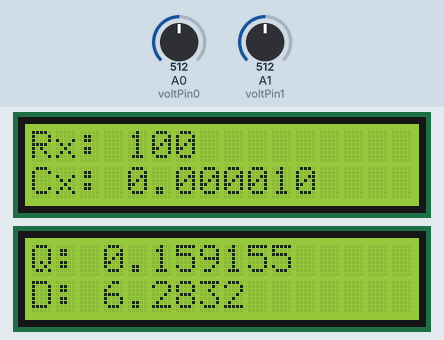
This sketch was run on a simulated Arduino Uno, built with avr-gcc and run on an emulated ATmega328P. On the bench: 2 × 16×2 character LCD. The test bench sets the inputs (shaded band); at power-on: A0 (voltPin0) = 512, A1 (voltPin1) = 512.

Above: at 2.3 s.
2.4 s: A0 (voltPin0) set to 529
At 3.3 s:
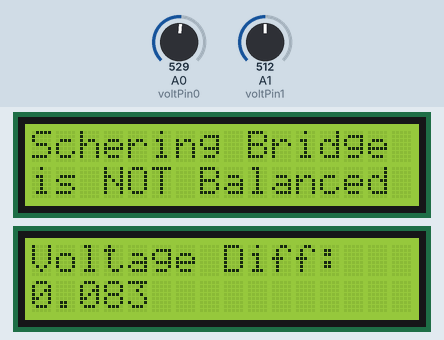
4.1 s: A1 (voltPin1) set to 716
At 4.6 s:
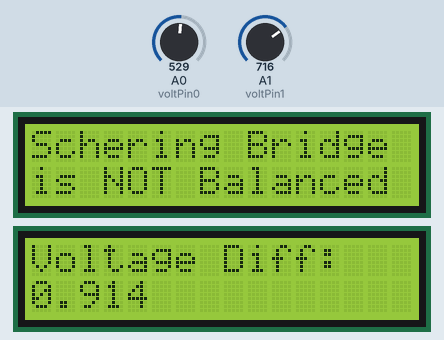
5.7 s: A0 (voltPin0) set to 511
At 6.9 s:
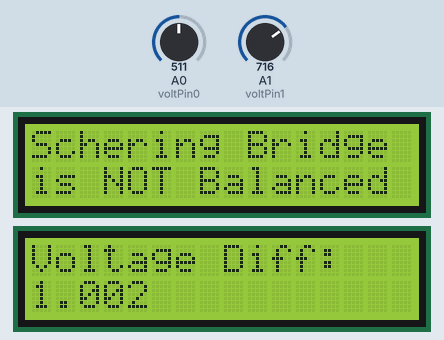
7.2 s: A1 (voltPin1) set to 900
At 8.3 s:
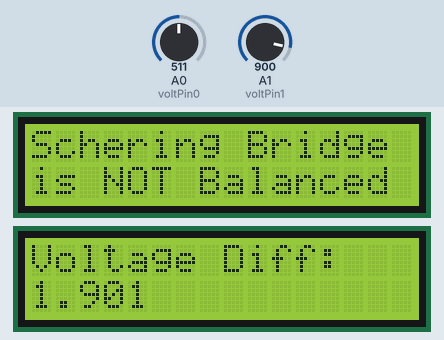
8.7 s: A1 (voltPin1) set to 530
At 9.6 s:
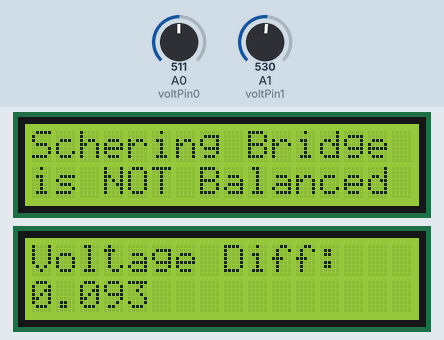
10.3 s: A1 (voltPin1) set to 513
At 10.8 s:
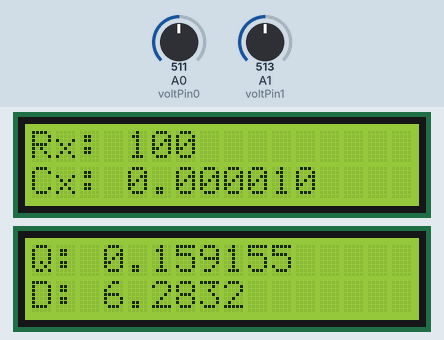
Timing chart, 0 to 12.8 s (numbered marks = the images above; inputs shaded):
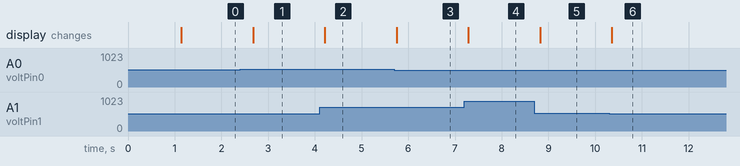

Measured:
- the behaviour switches between 514 and 515 on A0 (voltPin0) (found by bisection; images 0 and 1)
- the behaviour switches between 514 and 513 on A1 (voltPin1) (found by bisection; images 5 and 6)
- after the input at 2.4 s, the display: changes after 0.28 s (image 1)
- after the input at 4.1 s, the display: changes after 0.11 s (image 2)
- after the input at 5.7 s, the display: changes after 0.05 s (image 3)
- after the input at 7.2 s, the display: changes after 0.09 s (image 4)
- after the input at 8.7 s, the display: changes after 0.12 s (image 5)
- after the input at 10.3 s, the display: changes after 0.06 s (image 6)

The sketch:

arduino_code.ino
```cpp
#include <LiquidCrystal.h>

LiquidCrystal lcd1(12, 11, 5, 4, 3, 2);
LiquidCrystal lcd2(10, 9, 7,6,1,0);
// Define pins and values for voltage measurement
const int voltPin0=A0;
const int voltPin1=A1;
const float threshold=0.01;
const float C2 = 1e-6;
const float R3 = 100;
const float C4 = 1e-6;
const float R1 = 1000;
float Rx=0;
float Cx=0;

void setup() {

  lcd1.begin(16, 2);
  lcd1.print("Schering Bridge");
  lcd2.begin(16, 2);
  lcd2.print("Schering Bridge");
  pinMode(voltPin0, INPUT);
  pinMode(voltPin1, INPUT);
  delay(1000);
}

void loop() {
  // Read the voltage from the bridge and scale it to actual voltage
  float voltage0 = analogRead(voltPin0) * (5.0/1023.0);
  float voltage1 = analogRead(voltPin1) * (5.0 /1023.0);

  // Check if the bridge is balanced (voltage difference near zero)
  if (abs(voltage0 - voltage1) <= threshold) {
    Rx = R3*(C4/C2);
    Cx = C2*(R1/R3);
    float D = (2*3.14159*1000)*Cx*Rx;
    float Q= 1/D;
    float Rx = (C4/C2)*R3;
    // Display the results on the LCD
    lcd1.clear();
    lcd1.setCursor(0,0);
    lcd1.print("Rx: ");
    lcd1.print(Rx,0);
    lcd1.setCursor(0,1);
    lcd1.print("Cx: ");
    lcd1.print(Cx,6);

    lcd2.clear();
    lcd2.setCursor(0,0);
    lcd2.print("Q: ");
    lcd2.print(Q,6);
    lcd2.setCursor(0,1);
    lcd2.print("D: ");
    lcd2.print(D,4);
    delay(500);
  } else {
    lcd1.clear();
    lcd1.setCursor(0,0);
    lcd1.print("Schering Bridge");
    lcd1.setCursor(0,1);
    lcd1.print("is NOT Balanced");

    lcd2.clear();
    lcd2.setCursor(0,0);
    lcd2.print("Voltage Diff:");
    lcd2.setCursor(0,1);
    lcd2.print(abs(voltage0-voltage1), 3);
    delay(500);
  }
}
```
